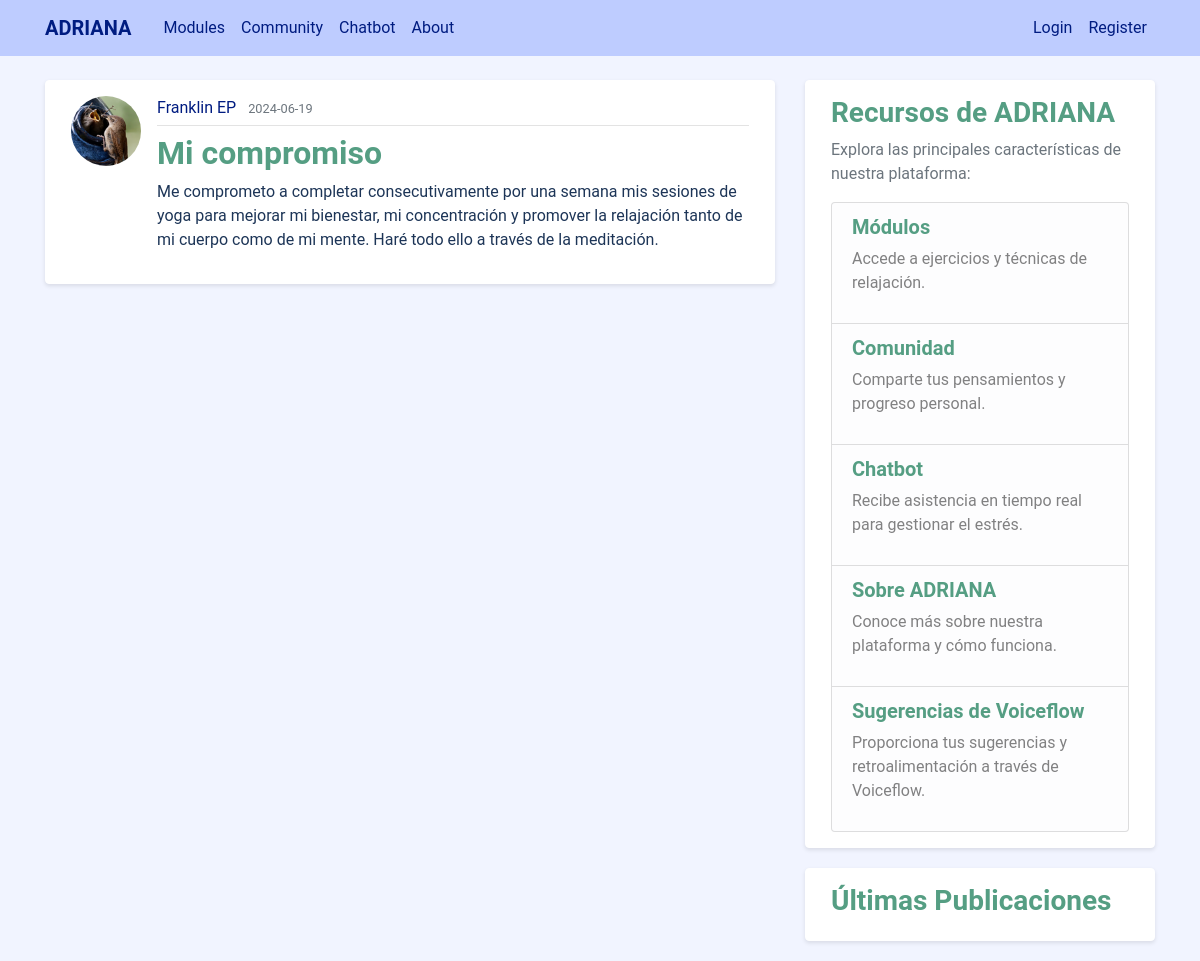
/post/6, run on the app's committed database.
### adriana_assistant/models.py (models this page shows, shortened)
class User(db.Model, UserMixin):
    id = db.Column(db.Integer, primary_key=True)
    username = db.Column(db.String(20), unique=True, nullable=False)
    email = db.Column(db.String(120), unique=True, nullable=False)
    image_file = db.Column(db.String(20), nullable=False, default='default.jpg')
    password = db.Column(db.String(60), nullable=False)
    posts = db.relationship('Post', backref='author', lazy=True)

class Post(db.Model):
    id = db.Column(db.Integer, primary_key=True)
    title = db.Column(db.String(100), nullable=False)
    date_posted = db.Column(db.DateTime, nullable=False, default=datetime.utcnow)
    content = db.Column(db.Text, nullable=False)
    user_id = db.Column(db.Integer, db.ForeignKey('user.id'), nullable=False)

### adriana_assistant/routes.py (the view)
@app.route("/post/<int:post_id>")
def post(post_id):
    post = Post.query.get_or_404(post_id)
    return render_template('post.html', title=post.title, post=post)

### adriana_assistant/templates/post.html (shortened to what this page needs)
{% extends "layout.html" %}
{% block content %}
  <article class="media content-section">
    <img class="rounded-circle article-img" src="{{ url_for('static', filename='profile_pics/' + post.author.image_file) }}">
    <div class="media-body">
      <div class="article-metadata">
        <a class="mr-2" href="{{ url_for('user_posts', username=post.author.username) }}">{{ post.author.username }}</a>
        <small class="text-muted">{{ post.date_posted.strftime('%Y-%m-%d') }}</small>
      </div>
      <h2 class="article-title">{{ post.title }}</h2>
      <p class="article-content">{{ post.content }}</p>
    </div>
  </article>
{% endblock content %}

### adriana_assistant/static/main.css (style rules this page uses)
body { background: #F1F4FF; color: #1D3557; font-family: 'Roboto', sans-serif; margin-top: 5rem; }
h1, h2, h3, h4, h5, h6 { color: #1D3557; font-weight: 500; }
.content-section { background: #FFFFFF; padding: 15px 25px; border: 1px solid #FFFFFF; border-radius: 4px; margin-bottom: 20px; box-shadow: 0 2px 4px rgba(0,0,0,0.1); }
.article-title { color: #559e83; font-weight: 600; }
.article-content { white-space: pre-line; }
.article-img { height: 70px; width: 70px; margin-right: 16px; border-radius: 4px; object-fit: cover; }
.article-metadata { padding-bottom: 5px; margin-bottom: 8px; border-bottom: 1px solid #e3e3e3; }
.article-metadata a { color: #001C81; }

### data on the page
User: image_file (picture), author.username "Franklin EP"
Post: date_posted "2024-06-19", title "Mi compromiso", content "Me comprometo a completar consecutivamente por una semana mis sesiones de yoga para mejorar mi bienestar, mi concentración y promover la relajación tanto de mi cuerpo como de mi mente. Haré todo ello a través de la meditación."
